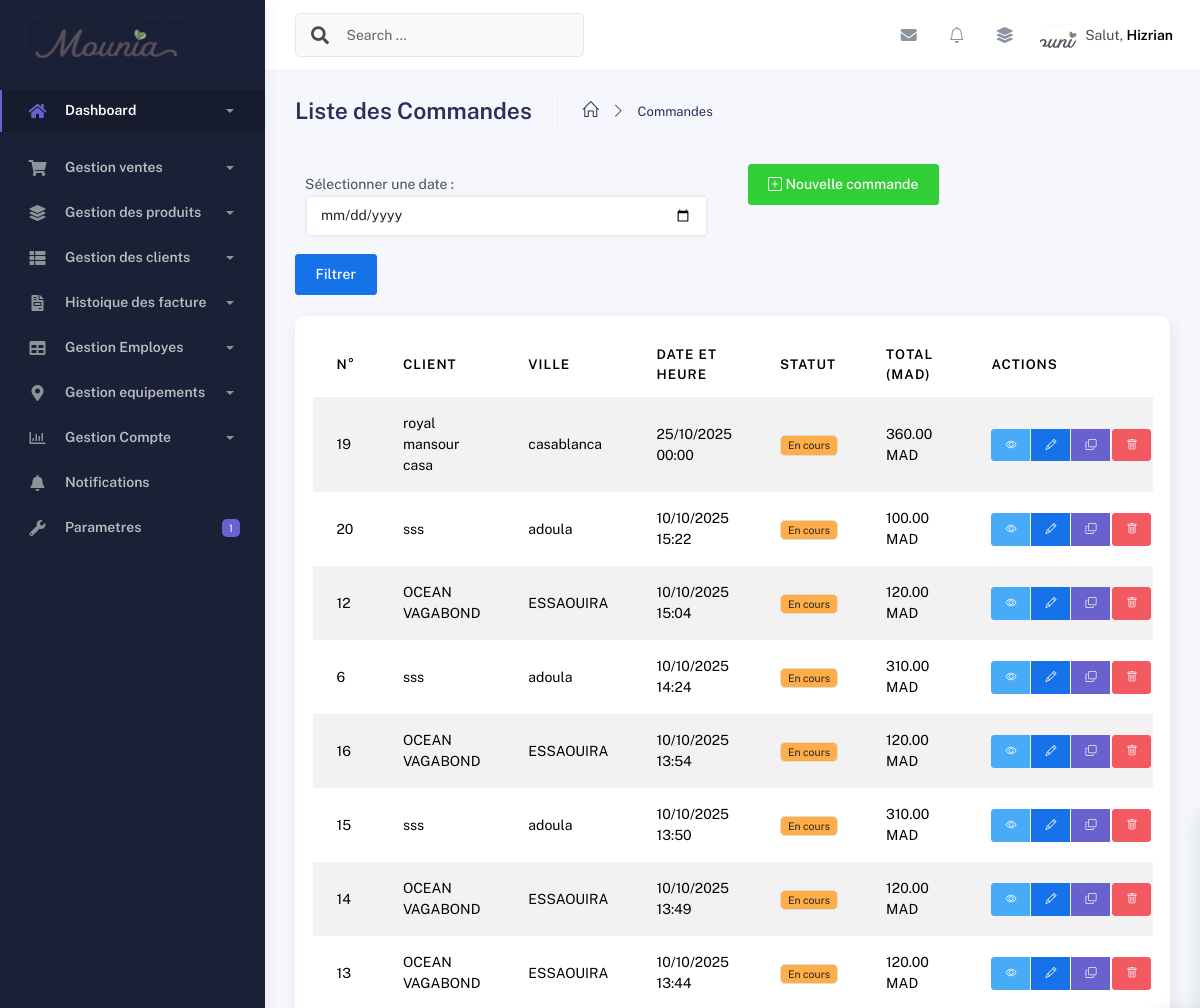
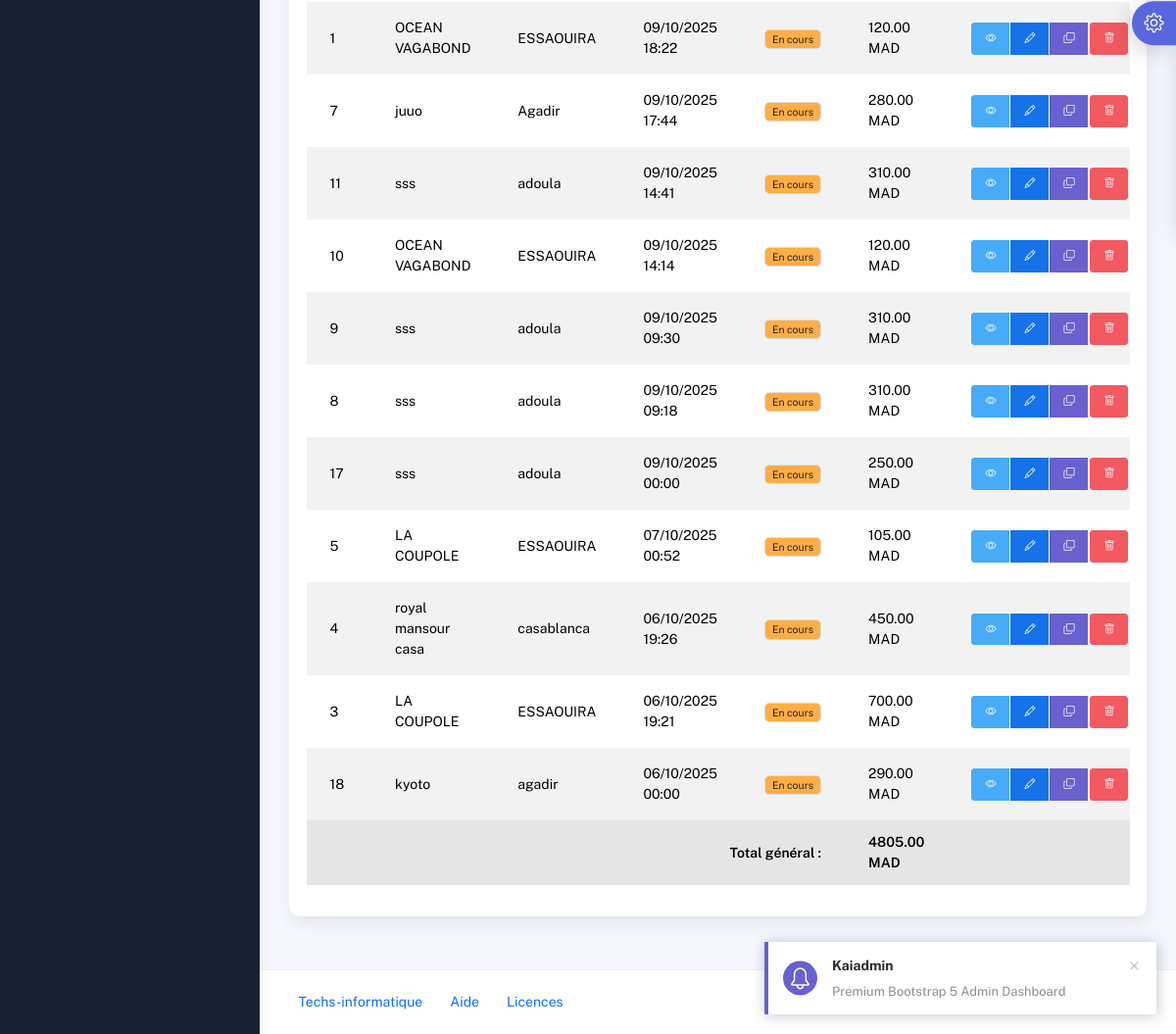
/commandes/, run on an earlier commit of the app's database (2 pictures, top to bottom).
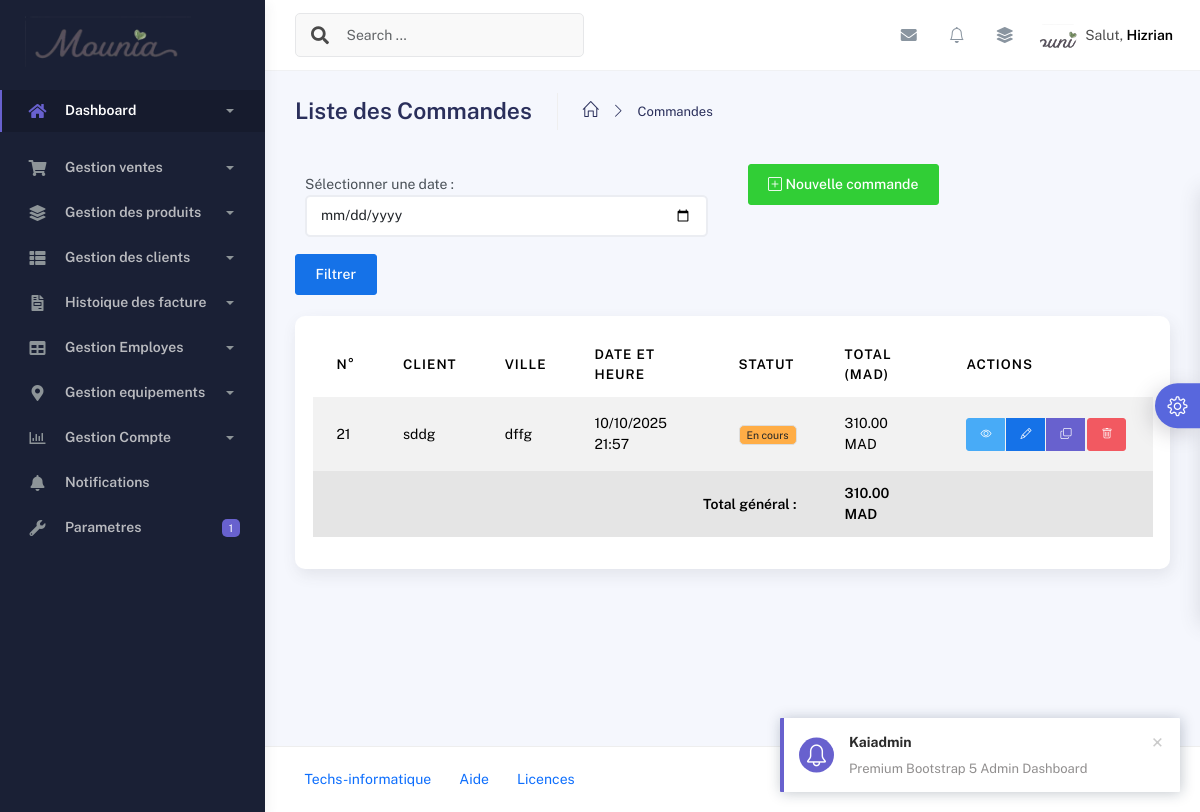
And on a later commit of the database.
### application/models.py (models this page shows, shortened)
class Commande(models.Model):
    STATUT_CHOICES = [
        ('En cours', 'En cours'),
        ('Confirmée', 'Confirmée'),
        ('Livrée', 'Livrée'),
        ('Annulée', 'Annulée'),
    ]
    client = models.ForeignKey(Client, on_delete=models.CASCADE, related_name="commandes")
    date_commande = models.DateTimeField(default=timezone.now)
    statut = models.CharField(max_length=20, choices=STATUT_CHOICES, default="En cours")
    notes = models.TextField(blank=True, null=True, verbose_name="Notes internes")
    date_modification = models.DateTimeField(auto_now=True, verbose_name="Dernière modification")
    class Meta:
        verbose_name = "Commande"
        verbose_name_plural = "Commandes"
        ordering = ["-date_commande"]
    @property
    def total_sans_livraison(self):
        try:
            return sum(Decimal(str(item.sous_total)) for item in self.items.all())
        except:
            return Decimal('0.00')
    @property
    def total(self):
        try:
            total_produits = self.total_sans_livraison
            prix_livraison = Decimal(str(self.client.prix_livraison))
            return total_produits + prix_livraison
        except:
            return Decimal('0.00')

class Client(models.Model):
    nom = models.CharField(max_length=150, verbose_name="Nom du restaurant")
    responsable = models.CharField(max_length=100, verbose_name="Nom du responsable", blank=True, null=True)
    telephone = models.CharField(
        max_length=20,
        verbose_name="Téléphone",
        unique=True,
        blank=True,
        null=True  # Ajouter null=True
    )
    ice = models.CharField(
        max_length=15,
        verbose_name="ICE",
        unique=False,
        blank=True,
        null=True
    )
    email = models.EmailField(blank=True, null=True, verbose_name="Email")
    adresse = models.TextField(verbose_name="Adresse", blank=True, null=True)
    ville = models.CharField(max_length=100, verbose_name="Ville")
    prix_livraison = models.DecimalField(
        max_digits=10,
        decimal_places=2,
        verbose_name="Prix de livraison (en MAD)"
    )
    date_creation = models.DateTimeField(auto_now_add=True, verbose_name="Date d'ajout")
    class Meta:
        verbose_name = "Client (Restaurant)"
        verbose_name_plural = "Clients (Restaurants)"
        ordering = ["nom"]

class CommandeItem(models.Model):
    commande = models.ForeignKey(Commande, on_delete=models.CASCADE, related_name="items")
    produit = models.ForeignKey(Produit, on_delete=models.CASCADE)
    quantite = models.PositiveIntegerField(default=1)
    prix_unitaire = models.DecimalField(max_digits=10, decimal_places=2)
    date_ajout = models.DateTimeField(auto_now_add=True)
    class Meta:
        verbose_name = "Item de commande"
        verbose_name_plural = "Items de commande"
        ordering = ["date_ajout"]
    @property
    def sous_total(self):
        try:
            return Decimal(str(self.quantite)) * Decimal(str(self.prix_unitaire))
        except:
            return Decimal('0.00')

### application/views.py (the view)
# urls.py: path('commandes/', views.liste_commandes, name='liste_commandes'),
def liste_commandes(request):
    date_filtre = request.GET.get('date')
    if date_filtre:
        try:
            date_obj = datetime.strptime(date_filtre, '%Y-%m-%d').date()
            commandes = Commande.objects.filter(date_commande__date=date_obj)
        except ValueError:
            commandes = Commande.objects.all()
    else:
        commandes = Commande.objects.all()
    total_general = Decimal('0.00')
    for commande in commandes:
        try:
            total_general += Decimal(str(commande.total))
        except:
            continue
    context = {
        'commandes': commandes,
        'total_general': total_general,
    }
    return render(request, "commandes/liste_commandes.html", context)

### application/context_processors.py (called while the page is built)
def parametres_mounia(request):
    return {
        'parametres': ParametresMounia.objects.first() or None
    }

### application/notifications.py (called while the page is built, shortened)
    @staticmethod
    def get_commandes_du_jour():
        aujourd_hui = timezone.now().date()
        debut_jour = timezone.make_aware(datetime.combine(aujourd_hui, datetime.min.time()))
        fin_jour = timezone.make_aware(datetime.combine(aujourd_hui, datetime.max.time()))
        return Commande.objects.filter(
            date_commande__range=(debut_jour, fin_jour)
        )

    @staticmethod
    def creer_notification_commandes_jour():
        commandes_du_jour = NotificationManager.get_commandes_du_jour()
        aujourd_hui = timezone.now().date()
        notification_existante = Notification.objects.filter(
            type_notification='commande_jour',
            date_creation__date=aujourd_hui
        ).exists()

### templates/commandes/liste_commandes.html (shortened to what the changed rows need)
{% extends "base.html" %}
{% load static %}
{% block content %}
<div class="container">
  <div class="page-inner">
    <div class="card">
      <div class="card-body">
        <div class="table-responsive">
          <table id="commandes-table" class="display table table-striped table-hover">
            <thead>
              <tr>
                <th>N°</th>
                <th>Client</th>
                <th>Ville</th>
                <th>Date et Heure</th>
                <th>Statut</th>
                <th>Total (MAD)</th>
                <th>Actions</th>
              </tr>
            </thead>
            <tbody>
              {% for commande in commandes %}
                <tr>
                  <td>{{ commande.id }}</td>
                  <td>{{ commande.client.nom }}</td>
                  <td>
                    {% if commande.client.ville %}
                      {{ commande.client.ville }}
                    {% else %}
                      -
                    {% endif %}
                  </td>
                  <td>
                    <span title="{{ commande.date_commande|date:'d/m/Y H:i:s' }}">
                      {{ commande.date_commande|date:"d/m/Y H:i" }}
                    </span>
                  </td>
                  <td>
                    {% if commande.statut == "En cours" %}
                      <span class="badge bg-warning text-dark">En cours</span>
                    {% elif commande.statut == "Confirmée" %}
                      <span class="badge bg-info text-white">Confirmée</span>
                    {% elif commande.statut == "Livrée" %}
                      <span class="badge bg-success">Livrée</span>
                    {% elif commande.statut == "Annulée" %}
                      <span class="badge bg-danger">Annulée</span>
                    {% else %}
                      <span class="badge bg-secondary">{{ commande.statut }}</span>
                    {% endif %}
                  </td>
                  <td>
                    {% if commande.total %}
                      {{ commande.total|floatformat:2 }} MAD
                    {% else %}
                      0.00 MAD
                    {% endif %}
                  </td>
                  <td>
                    <div class="btn-group" role="group">
                      <a href="{% url 'detail_commande' commande.id %}" class="btn btn-sm btn-info" title="Détails">
                        <i class="bi bi-eye"></i>
                      </a>
                      <a href="{% url 'modifier_commande' commande.id %}" class="btn btn-sm btn-primary" title="Modifier">
                        <i class="bi bi-pencil"></i>
                      </a>
                      <a href="{% url 'dupliquer_commande' commande.id %}" class="btn btn-sm btn-secondary" title="Dupliquer">
                        <i class="bi bi-copy"></i>
                      </a>
                      <form
                        method="post"
                        action="{% url 'supprimer_commande' commande.id %}"
                        class="d-inline"
                        onsubmit="return confirm('Êtes-vous sûr de vouloir supprimer la commande #{{ commande.id }} ?');"
                      >
                        <button type="submit" class="btn btn-sm btn-danger" title="Supprimer">
                          <i class="bi bi-trash"></i>
                        </button>
                      </form>
                    </div>
                  </td>
                </tr>
              {% endfor %}
            </tbody>
            {% if commandes %}
            <tfoot>
              <tr class="table-active">
                <td colspan="5" class="text-end fw-bold">Total général :</td>
                <td class="fw-bold">
                  {{ total_general|floatformat:2 }} MAD
                </td>
                <td></td>
              </tr>
            </tfoot>
            {% endif %}
          </table>
        </div>
      </div>
    </div>
  </div>
</div>
{% endblock content %}

What changed in the data, as far as the page shows it:
removed Commande: id "19", client.nom "royal mansour casa", client.ville "casablanca", date_commande "25/10/2025 00:00", statut "En cours", total "360.00"
removed Commande: id "20", client.nom "sss", client.ville "adoula", date_commande "10/10/2025 15:22", statut "En cours", total "100.00"
removed Commande: id "12", client.nom "OCEAN VAGABOND", client.ville "ESSAOUIRA", date_commande "10/10/2025 15:04", statut "En cours", total "120.00"
removed Commande: id "6", client.nom "sss", client.ville "adoula", date_commande "10/10/2025 14:24", statut "En cours", total "310.00"
removed Commande: id "16", client.nom "OCEAN VAGABOND", client.ville "ESSAOUIRA", date_commande "10/10/2025 13:54", statut "En cours", total "120.00"
removed Commande: id "15", client.nom "sss", client.ville "adoula", date_commande "10/10/2025 13:50", statut "En cours", total "310.00"
removed Commande: id "14", client.nom "OCEAN VAGABOND", client.ville "ESSAOUIRA", date_commande "10/10/2025 13:49", statut "En cours", total "120.00"
removed Commande: id "13", client.nom "OCEAN VAGABOND", client.ville "ESSAOUIRA", date_commande "10/10/2025 13:44", statut "En cours", total "120.00"
removed Commande: id "1", client.nom "OCEAN VAGABOND", client.ville "ESSAOUIRA", date_commande "09/10/2025 18:22", statut "En cours", total "120.00"
removed Commande: id "7", client.nom "juuo", client.ville "Agadir", date_commande "09/10/2025 17:44", statut "En cours", total "280.00"
removed Commande: id "11", client.nom "sss", client.ville "adoula", date_commande "09/10/2025 14:41", statut "En cours", total "310.00"
removed Commande: id "10", client.nom "OCEAN VAGABOND", client.ville "ESSAOUIRA", date_commande "09/10/2025 14:14", statut "En cours", total "120.00"
removed Commande: id "9", client.nom "sss", client.ville "adoula", date_commande "09/10/2025 09:30", statut "En cours", total "310.00"
removed Commande: id "8", client.nom "sss", client.ville "adoula", date_commande "09/10/2025 09:18", statut "En cours", total "310.00"
removed Commande: id "17", client.nom "sss", client.ville "adoula", date_commande "09/10/2025 00:00", statut "En cours", total "250.00"
removed Commande: id "5", client.nom "LA COUPOLE", client.ville "ESSAOUIRA", date_commande "07/10/2025 00:52", statut "En cours", total "105.00"
removed Commande: id "4", client.nom "royal mansour casa", client.ville "casablanca", date_commande "06/10/2025 19:26", statut "En cours", total "450.00"
removed Commande: id "3", client.nom "LA COUPOLE", client.ville "ESSAOUIRA", date_commande "06/10/2025 19:21", statut "En cours", total "700.00"
removed Commande: id "18", client.nom "kyoto", client.ville "agadir", date_commande "06/10/2025 00:00", statut "En cours", total "290.00"
added Commande: id "21", client.nom "sddg", client.ville "dffg", date_commande "10/10/2025 21:57", statut "En cours", total "310.00"
Also different on the page:
{{ total_general|floatformat:2 }}: "4805.00" → "310.00"
